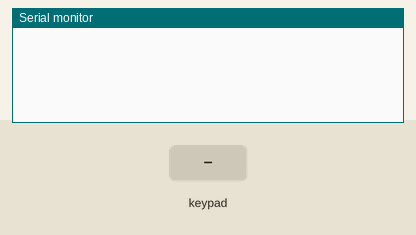
This sketch was run on a simulated Arduino Uno, built with avr-gcc and run on an emulated ATmega328P. On the bench: the last lines printed to the serial monitor. Inputs (shaded band) come from the test bench.

Above: at 1.2 s.
1.3 s: key '1' pressed
At 1.9 s:
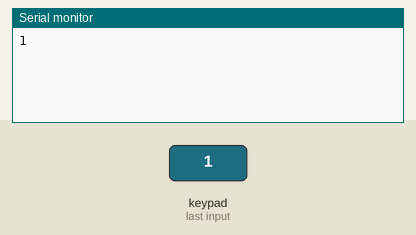
2.8 s: keypad keys 1 1 1 0 9 8 # pressed 0.4 s apart
At 5.8 s:
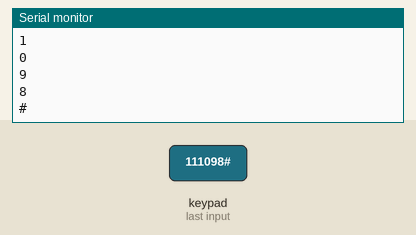
7.1 s: key 'A' pressed
At 8.3 s:
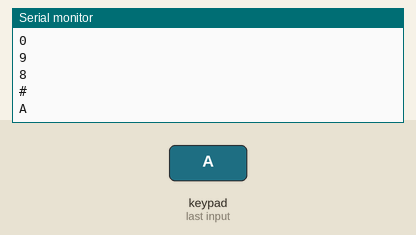
8.6 s: keypad keys 1 1 1 0 9 8 * pressed 0.4 s apart
At 11.6 s:
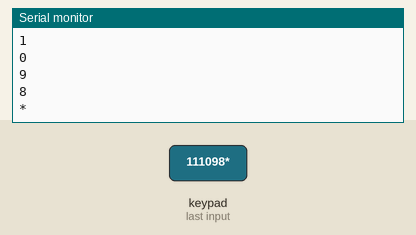
12.9 s: key 'B' pressed
At 14.1 s:
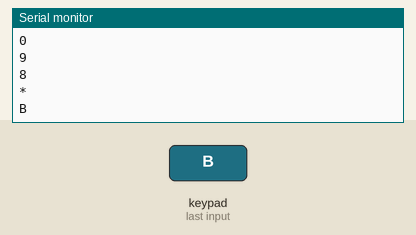
14.4 s: keypad keys 1 1 1 0 9 8 D pressed 0.4 s apart
At 18.2 s:
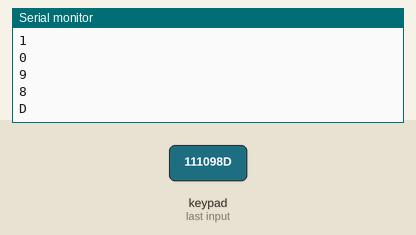
Timing chart, 0 to 19.7 s (numbered marks = the images above; inputs shaded):
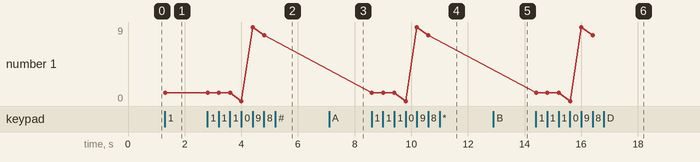

The sketch:

exerc_3_4.ino
```cpp
// (C) Maryam Esmaeli Darestani, Lucas Nordgren, Hannah Shiels: Group 6 2022
// Work package 3
// Exercise 4
// Submission code: 736984

/**
 * This program reads input from a 4x4 keypad,
 * and prints the pressed key to the console.
 *
 * It uses the Keypad.h library
 *
 * TINKERCAD Link: https://www.tinkercad.com/things/bXe4hZcYj6i
 **/

// INCLUDE
#include <Keypad.h>

// DEFINE
#define DATA_RATE 9600 					// Define data rate for Serial

// CONSTANTS
const char ROWS = 4; 					// Row amount
const char COLUMNS = 4; 				// Column amount
const char KEYS[ROWS][COLUMNS] = { 		// Possible KeyPad keys
              {'1', '2', '3', 'A'},
              {'4', '5', '6', 'B'},
              {'7', '8', '9', 'C'},
              {'*', '0', '#', 'D'}};

// VARIABLES
byte R_PINS[ROWS] = {11,10,9,8}; 	    // Pins for keypad rows - B8-B11
byte C_PINS[COLUMNS] = {7,6,5,4}; 	    // Pins for keypad columns - D4-D7
Keypad keypad = Keypad( makeKeymap(KEYS), R_PINS, C_PINS, ROWS, COLUMNS); // KeyPad

/**
 * Setup
 **/
void setup()
{
  Serial.begin(DATA_RATE); 				// begin serial
}

/**
 * Main loop
 **/
void loop()
{
  char pressedKey = keypad.getKey(); 	// get pressed key
  printKey(pressedKey);					// print the pressed key
}

// printKey() prints a recieved char and sets a delay for x time
void printKey(char key){
  if(key != 0) {						// if not 0
  	Serial.println(key); 				// print the pressed key
  }
}
```

Measured:
- after the input at 1.3 s, the serial monitor: prints a new line at once (image 1)
- after the input at 2.8 s, the serial monitor: prints a new line after 1.2 s (image 2)
- after the input at 7.1 s, the serial monitor: prints a new line at once (image 3)
- after the input at 8.6 s, the serial monitor: prints a new line at once (image 4)
- after the input at 12.9 s, the serial monitor: prints a new line at once (image 5)
- after the input at 14.4 s, the serial monitor: prints a new line at once (image 6)
- plotted number 1: 1 → 8 after the input at 2.8 s
